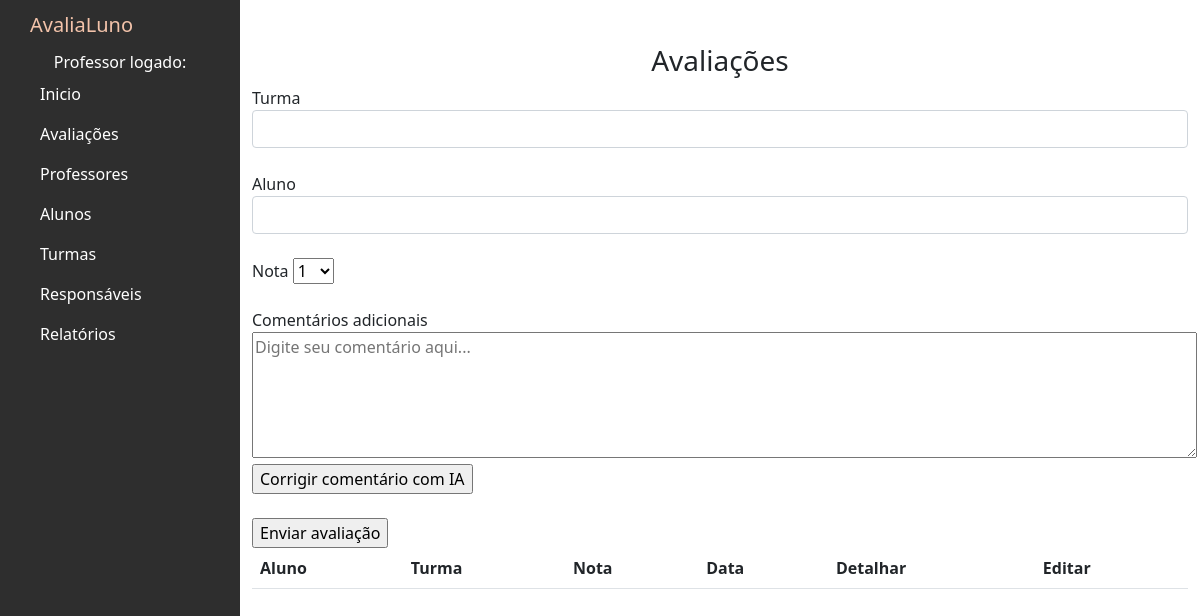
The app's page /avaliacoes, older data.
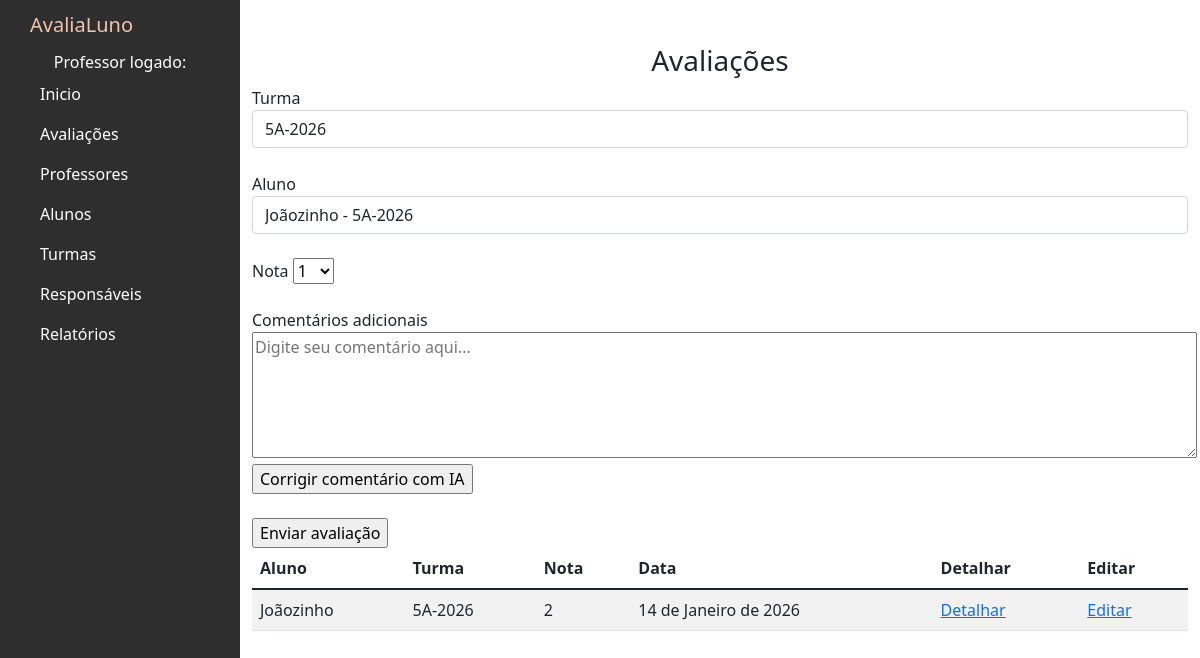
The same page, newer data.
### avaliacoes/models.py (models this page shows, shortened)
class Avaliacao(models.Model):
    aluno = models.ForeignKey(Aluno, on_delete=models.CASCADE)
    nota = models.DecimalField(max_digits=1, decimal_places=0)
    comentario = models.TextField(blank=True, null=True)
    data = models.DateField()
    class Meta:
        verbose_name = "Avaliação"
        verbose_name_plural = "Avaliações" # Define o nome plural personalizado

class Aluno(models.Model):
    nome = models.CharField(max_length=100)
    turma = models.ForeignKey(Turma, on_delete=models.PROTECT)
    responsavel = models.ForeignKey(Responsavel, on_delete=models.PROTECT)
    class Meta:
        verbose_name = "Aluno"
        verbose_name_plural = "Alunos" # Define o nome plural personalizado

class Turma(models.Model):
    nome = models.CharField(max_length=100)
    class Meta:
        verbose_name = "Turma"
        verbose_name_plural = "Turmas" # Define o nome plural personalizado

### avaliacoes/views.py (the view)
# urls.py: path('avaliacoes',views.avaliacoes,name='avaliacoes'),
def avaliacoes(request):
        lista_avaliacoes = Avaliacao.objects.all()
        lista_alunos = Aluno.objects.all()
        lista_turmas = Turma.objects.all()
        return render(request,'avaliacoes.html',{'lista_avaliacoes':lista_avaliacoes, 'lista_alunos': lista_alunos, 'lista_turmas':lista_turmas})

### avaliacoes/templates/avaliacoes.html (shortened to what this page needs)
{% extends 'base.html' %}
{% block content %}
<h3><center> Avaliações </center></h3>
<form action="" method="POST">{% csrf_token %}
  <div class="form-group">
      <label for="exampleFormControlInput1">Turma</label>
      <select name="turma" class="form-control" id="exampleFormControlInput1">
        {% for turma in lista_turmas %}
          <option value="{{ turma.id }}">{{ turma.nome }}</option>
        {% endfor %}
      </select>
    </div><br>
    <div class="form-group">
  <div class="form-group">
      <label for="exampleFormControlInput1">Aluno</label>
      <select name="aluno" class="form-control" id="exampleFormControlInput1">
        {% for aluno in lista_alunos %}
          <option value="{{ aluno.id }}">{{ aluno.nome }} - {{aluno.turma.nome}}</option>
        {% endfor %}
      </select>
    </div><br>
    <div class="form-group">
      <label for="exampleFormControlInput1">Nota</label>
     <select name="cars" id="car-select">
  <option value="1">1</option>
</select>
    </div>
    <br>
    <div class="form-group">
      <label for="exampleFormControlInput1">Comentários adicionais</label>
        <br><textarea id="comentario" name="comentario" rows="5" cols="100" placeholder="Digite seu comentário aqui..."></textarea>
        </div> <input type="submit" value="Corrigir comentário com IA">
    <div class="form-group">
      <br>
      <input type="submit" value="Enviar avaliação">
    </div>
  </form>
<div class="table-wrapper-scroll-y my-custom-scrollbar">
  <table class="table table-striped mb-1">
      <thead>
          <tr>
              <th scope="col">Aluno</th>
              <th scope="col">Turma</th>
              <th scope="col">Nota</th>
              <th scope="col">Data</th>
              <th scope="col">Detalhar</th>
              <th scope="col">Editar</th>
          </tr>
      </thead>
          {% for avaliacao in lista_avaliacoes %}
          <tbody>
              <tr>
                  <td>{{avaliacao.aluno.nome}}</td>
                  <td>{{avaliacao.aluno.turma.nome}}</td>
                  <td>{{avaliacao.nota}}</td>
                  <td>{{avaliacao.data}}</td>
                  <td><a href="">Detalhar</a></td>
                  <td><a href="">Editar</a></td>
              </tr>
          </tbody>
          {% endfor %}
  </table>
</div>
{% endblock %}

Row changes from the older to the newer data that the page shows:
added Avaliacao: aluno.nome "Joãozinho", aluno.turma.nome "5A-2026", nota "2", data "14 de Janeiro de 2026"
Text that changed along with them:
form field turma: (not shown) → "5A-2026"
form field aluno: (not shown) → "Joãozinho - 5A-2026"
